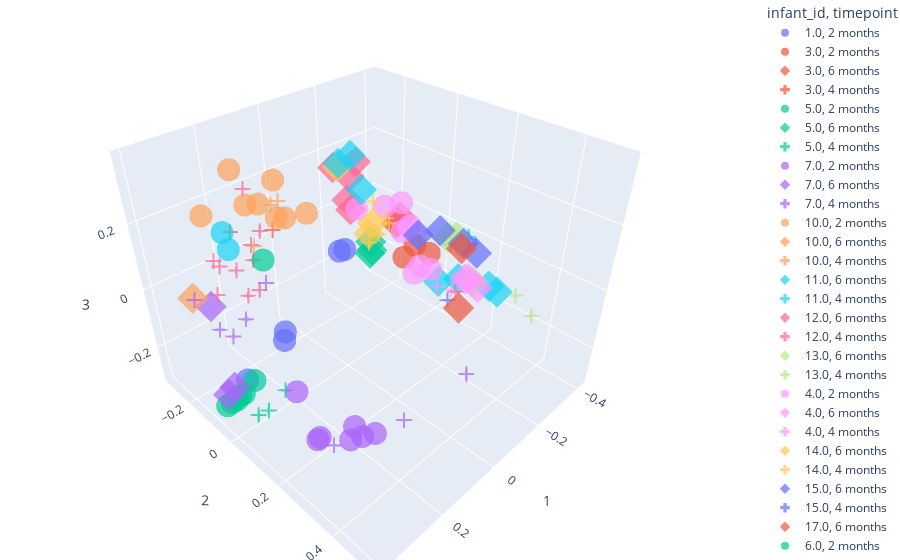

Notebook code cell kept with this figure:
### Markdown cell above
### Infant + Timepoint clustering

### Code cell
fig = px.scatter_3d(pcoa_braycurtis_metadata_merged,
                    x=1,
                    y=2,
                    z=3,
                    color='infant_id',
                    symbol='timepoint',
                    symbol_map={
                    "2 months": "circle",
                    "4 months": "cross",
                    "6 months": "diamond"},
                    opacity=0.7)

fig.update_layout(margin=dict(l=0, r=0, b=0, t=0))
fig.show()

### Figure 1 — Plotly figure (JSON) as saved in the notebook; plotly's stock layout.template omitted (floating-point values rounded to 4 significant figures)
{"data": [{"hovertemplate": "infant_id=1.0<br>timepoint=2 months<br>1=%{x}<br>2=%{y}<br>3=%{z}<extra></extra>", "legendgroup": "1.0, 2 months", "marker": {"color": "#636efa", "opacity": 0.7, "symbol": "circle"}, "mode": "markers", "name": "1.0, 2 months", "scene": "scene", "showlegend": true, "type": "scatter3d", "x": [0.283, 0.09099, -0.2186, -0.1751, 0.0775], "y": [-0.1105, -0.1864, -0.2439, -0.2213, -0.1976], "z": [-0.274, -0.2896, -0.126, -0.1026, -0.27]}, {"hovertemplate": "infant_id=3.0<br>timepoint=2 months<br>1=%{x}<br>2=%{y}<br>3=%{z}<extra></extra>", "legendgroup": "3.0, 2 months", "marker": {"color": "#EF553B", "opacity": 0.7, "symbol": "circle"}, "mode": "markers", "name": "3.0, 2 months", "scene": "scene", "showlegend": true, "type": "scatter3d", "x": [0.05686, 0.0979, 0.07062], "y": [0.3368, 0.3004, 0.3071], "z": [0.2516, 0.244, 0.2659]}, {"hovertemplate": "infant_id=3.0<br>timepoint=6 months<br>1=%{x}<br>2=%{y}<br>3=%{z}<extra></extra>", "legendgroup": "3.0, 6 months", "marker": {"color": "#EF553B", "opacity": 0.7, "symbol": "diamond"}, "mode": "markers", "name": "3.0, 6 months", "scene": "scene", "showlegend": true, "type": "scatter3d", "x": [-0.2632, -0.3262], "y": [-0.05339, -0.1195], "z": [0.03761, -0.02044]}, {"hovertemplate": "infant_id=3.0<br>timepoint=4 months<br>1=%{x}<br>2=%{y}<br>3=%{z}<extra></extra>", "legendgroup": "3.0, 4 months", "marker": {"color": "#EF553B", "opacity": 0.7, "symbol": "cross"}, "mode": "markers", "name": "3.0, 4 months", "scene": "scene", "showlegend": true, "type": "scatter3d", "x": [0.25, 0.2218], "y": [-0.1456, -0.003058], "z": [0.1818, 0.2365]}, {"hovertemplate": "infant_id=5.0<br>timepoint=2 months<br>1=%{x}<br>2=%{y}<br>3=%{z}<extra></extra>", "legendgroup": "5.0, 2 months", "marker": {"color": "#00cc96", "opacity": 0.7, "symbol": "circle"}, "mode": "markers", "name": "5.0, 2 months", "scene": "scene", "showlegend": true, "type": "scatter3d", "x": [0.3391, 0.3773, 0.3569, 0.3159, 0.3382, 0.2789, 0.3258], "y": [-0.08845, -0.07303, -0.08309, -0.0829, -0.08612, -0.07948, -0.08552], "z": [-0.2862, -0.2804, -0.2901, -0.2849, -0.2951, -0.2575, -0.2854]}, {"hovertemplate": "infant_id=5.0<br>timepoint=6 months<br>1=%{x}<br>2=%{y}<br>3=%{z}<extra></extra>", "legendgroup": "5.0, 6 months", "marker": {"color": "#00cc96", "opacity": 0.7, "symbol": "diamond"}, "mode": "markers", "name": "5.0, 6 months", "scene": "scene", "showlegend": true, "type": "scatter3d", "x": [-0.2592, -0.2582, -0.2486], "y": [-0.1645, -0.1588, -0.1574], "z": [-0.07951, -0.1074, -0.1144]}, {"hovertemplate": "infant_id=5.0<br>timepoint=4 months<br>1=%{x}<br>2=%{y}<br>3=%{z}<extra></extra>", "legendgroup": "5.0, 4 months", "marker": {"color": "#00cc96", "opacity": 0.7, "symbol": "cross"}, "mode": "markers", "name": "5.0, 4 months", "scene": "scene", "showlegend": true, "type": "scatter3d", "x": [0.2257, 0.2942, 0.3264], "y": [-0.01355, -0.003893, -0.005877], "z": [-0.2861, -0.3085, -0.3034]}, {"hovertemplate": "infant_id=7.0<br>timepoint=2 months<br>1=%{x}<br>2=%{y}<br>3=%{z}<extra></extra>", "legendgroup": "7.0, 2 months", "marker": {"color": "#ab63fa", "opacity": 0.7, "symbol": "circle"}, "mode": "markers", "name": "7.0, 2 months", "scene": "scene", "showlegend": true, "type": "scatter3d", "x": [0.2471, 0.2383, 0.2798, 0.2402], "y": [0.3178, 0.3526, 0.1132, 0.2829], "z": [-0.1953, -0.1642, -0.1658, -0.1929]}, {"hovertemplate": "infant_id=7.0<br>timepoint=6 months<br>1=%{x}<br>2=%{y}<br>3=%{z}<extra></extra>", "legendgroup": "7.0, 6 months", "marker": {"color": "#ab63fa", "opacity": 0.7, "symbol": "diamond"}, "mode": "markers", "name": "7.0, 6 months", "scene": "scene", "showlegend": true, "type": "scatter3d", "x": [0.3333, 0.3723, 0.3548], "y": [-0.1508, -0.06561, -0.0579], "z": [-0.008202, -0.2369, -0.2153]}, {"hovertemplate": "infant_id=7.0<br>timepoint=4 months<br>1=%{x}<br>2=%{y}<br>3=%{z}<extra></extra>", "legendgroup": "7.0, 4 months", "marker": {"color": "#ab63fa", "opacity": 0.7, "symbol": "cross"}, "mode": "markers", "name": "7.0, 4 months", "scene": "scene", "showlegend": true, "type": "scatter3d", "x": [0.3002, -0.002833], "y": [0.2735, 0.4253], "z": [-0.2196, -0.08533]}, {"hovertemplate": "infant_id=10.0<br>timepoint=2 months<br>1=%{x}<br>2=%{y}<br>3=%{z}<extra></extra>", "legendgroup": "10.0, 2 months", "marker": {"color": "#FFA15A", "opacity": 0.7, "symbol": "circle"}, "mode": "markers", "name": "10.0, 2 months", "scene": "scene", "showlegend": true, "type": "scatter3d", "x": [0.2051, 0.2398, 0.2146, 0.2584, 0.244], "y": [0.1061, 0.07237, 0.005671, 0.002685, 0.04739], "z": [0.3183, 0.3073, 0.3663, 0.3216, 0.2995]}, {"hovertemplate": "infant_id=10.0<br>timepoint=6 months<br>1=%{x}<br>2=%{y}<br>3=%{z}<extra></extra>", "legendgroup": "10.0, 6 months", "marker": {"color": "#FFA15A", "opacity": 0.7, "symbol": "diamond"}, "mode": "markers", "name": "10.0, 6 months", "scene": "scene", "showlegend": true, "type": "scatter3d", "x": [0.3836], "y": [-0.1403], "z": [0.05081]}, {"hovertemplate": "infant_id=10.0<br>timepoint=4 months<br>1=%{x}<br>2=%{y}<br>3=%{z}<extra></extra>", "legendgroup": "10.0, 4 months", "marker": {"color": "#FFA15A", "opacity": 0.7, "symbol": "cross"}, "mode": "markers", "name": "10.0, 4 months", "scene": "scene", "showlegend": true, "type": "scatter3d", "x": [0.1974], "y": [-0.006352], "z": [0.3026]}, {"hovertemplate": "infant_id=11.0<br>timepoint=6 months<br>1=%{x}<br>2=%{y}<br>3=%{z}<extra></extra>", "legendgroup": "11.0, 6 months", "marker": {"color": "#19d3f3", "opacity": 0.7, "symbol": "diamond"}, "mode": "markers", "name": "11.0, 6 months", "scene": "scene", "showlegend": true, "type": "scatter3d", "x": [-0.1088, -0.1225, -0.1148, -0.1546], "y": [0.2359, 0.3811, 0.2937, 0.3859], "z": [0.04355, 0.09486, 0.0778, 0.06357]}, {"hovertemplate": "infant_id=11.0<br>timepoint=4 months<br>1=%{x}<br>2=%{y}<br>3=%{z}<extra></extra>", "legendgroup": "11.0, 4 months", "marker": {"color": "#19d3f3", "opacity": 0.7, "symbol": "cross"}, "mode": "markers", "name": "11.0, 4 months", "scene": "scene", "showlegend": true, "type": "scatter3d", "x": [-0.4143, -0.378, -0.285], "y": [0.03114, 0.1233, 0.1927], "z": [-0.07215, 0.01167, 0.07582]}, {"hovertemplate": "infant_id=12.0<br>timepoint=6 months<br>1=%{x}<br>2=%{y}<br>3=%{z}<extra></extra>", "legendgroup": "12.0, 6 months", "marker": {"color": "#FF6692", "opacity": 0.7, "symbol": "diamond"}, "mode": "markers", "name": "12.0, 6 months", "scene": "scene", "showlegend": true, "type": "scatter3d", "x": [-0.2474, -0.1332, -0.2507, -0.2501, -0.2014, -0.3309], "y": [-0.2577, -0.1884, -0.2454, -0.2471, -0.1673, -0.1077], "z": [0.03803, 0.2118, 0.007769, 0.1214, 0.2132, 0.005898]}, {"hovertemplate": "infant_id=12.0<br>timepoint=4 months<br>1=%{x}<br>2=%{y}<br>3=%{z}<extra></extra>", "legendgroup": "12.0, 4 months", "marker": {"color": "#FF6692", "opacity": 0.7, "symbol": "cross"}, "mode": "markers", "name": "12.0, 4 months", "scene": "scene", "showlegend": true, "type": "scatter3d", "x": [0.264, 0.176, 0.1691, 0.1563, 0.1957, 0.2996, 0.2866, 0.2221, 0.1039, 0.1789], "y": [-0.1979, -0.1794, -0.1835, -0.1884, -0.1879, -0.1689, -0.1837, -0.1876, -0.2331, -0.1671], "z": [0.06033, 0.262, 0.09093, -0.06652, -0.0655, 0.001823, 0.0949, 0.03256, 0.08555, 0.05465]}, {"hovertemplate": "infant_id=13.0<br>timepoint=6 months<br>1=%{x}<br>2=%{y}<br>3=%{z}<extra></extra>", "legendgroup": "13.0, 6 months", "marker": {"color": "#B6E880", "opacity": 0.7, "symbol": "diamond"}, "mode": "markers", "name": "13.0, 6 months", "scene": "scene", "showlegend": true, "type": "scatter3d", "x": [-0.279, -0.3742, -0.2022], "y": [0.1545, 0.05068, 0.2758], "z": [0.06746, -0.02036, 0.01598]}, {"hovertemplate": "infant_id=13.0<br>timepoint=4 months<br>1=%{x}<br>2=%{y}<br>3=%{z}<extra></extra>", "legendgroup": "13.0, 4 months", "marker": {"color": "#B6E880", "opacity": 0.7, "symbol": "cross"}, "mode": "markers", "name": "13.0, 4 months", "scene": "scene", "showlegend": true, "type": "scatter3d", "x": [-0.1075, -0.09996], "y": [0.515, 0.4704], "z": [0.08693, 0.1252]}, {"hovertemplate": "infant_id=4.0<br>timepoint=2 months<br>1=%{x}<br>2=%{y}<br>3=%{z}<extra></extra>", "legendgroup": "4.0, 2 months", "marker": {"color": "#FF97FF", "opacity": 0.7, "symbol": "circle"}, "mode": "markers", "name": "4.0, 2 months", "scene": "scene", "showlegend": true, "type": "scatter3d", "x": [-0.342, -0.3388, -0.364, -0.3698, -0.3817, -0.3774, -0.2496, -0.1765, -0.3698], "y": [-0.05151, -0.02517, -0.1343, -0.005731, -0.11, -0.1128, -0.09586, -0.1391, -0.1338], "z": [-0.186, -0.1431, 0.03092, -0.1627, -0.04909, -0.057, 0.07851, 0.07989, -0.07599]}, {"hovertemplate": "infant_id=4.0<br>timepoint=6 months<br>1=%{x}<br>2=%{y}<br>3=%{z}<extra></extra>", "legendgroup": "4.0, 6 months", "marker": {"color": "#FF97FF", "opacity": 0.7, "symbol": "diamond"}, "mode": "markers", "name": "4.0, 6 months", "scene": "scene", "showlegend": true, "type": "scatter3d", "x": [-0.3763, -0.3722, -0.3379], "y": [0.1255, 0.1412, 0.2008], "z": [-0.1376, -0.1261, -0.1113]}, {"hovertemplate": "infant_id=4.0<br>timepoint=4 months<br>1=%{x}<br>2=%{y}<br>3=%{z}<extra></extra>", "legendgroup": "4.0, 4 months", "marker": {"color": "#FF97FF", "opacity": 0.7, "symbol": "cross"}, "mode": "markers", "name": "4.0, 4 months", "scene": "scene", "showlegend": true, "type": "scatter3d", "x": [-0.2654, -0.2121, -0.2916], "y": [0.16, 0.1492, 0.0241], "z": [-0.1029, -0.0698, 0.01603]}, {"hovertemplate": "infant_id=14.0<br>timepoint=6 months<br>1=%{x}<br>2=%{y}<br>3=%{z}<extra></extra>", "legendgroup": "14.0, 6 months", "marker": {"color": "#FECB52", "opacity": 0.7, "symbol": "diamond"}, "mode": "markers", "name": "14.0, 6 months", "scene": "scene", "showlegend": true, "type": "scatter3d", "x": [-0.2499, -0.3298, -0.3432], "y": [-0.302, -0.2447, -0.2413], "z": [0.1356, -0.1145, -0.07902]}, {"hovertemplate": "infant_id=14.0<br>timepoint=4 months<br>1=%{x}<br>2=%{y}<br>3=%{z}<extra></extra>", "legendgroup": "14.0, 4 months", "marker": {"color": "#FECB52", "opacity": 0.7, "symbol": "cross"}, "mode": "markers", "name": "14.0, 4 months", "scene": "scene", "showlegend": true, "type": "scatter3d", "x": [-0.2729, -0.304, -0.3256, -0.3306, -0.3395], "y": [-0.1864, -0.1749, -0.1497, -0.1673, -0.2363], "z": [-0.09856, -0.07622, -0.0339, -0.02408, 0.004841]}, {"hovertemplate": "infant_id=15.0<br>timepoint=6 months<br>1=%{x}<br>2=%{y}<br>3=%{z}<extra></extra>", "legendgroup": "15.0, 6 months", "marker": {"color": "#636efa", "opacity": 0.7, "symbol": "diamond"}, "mode": "markers", "name": "15.0, 6 months", "scene": "scene", "showlegend": true, "type": "scatter3d", "x": [-0.2568, -0.3685, -0.4028, -0.3139], "y": [0.03353, 0.02335, 0.0888, 0.2019], "z": [0.03219, -0.0052, -0.03716, 0.02064]}, {"hovertemplate": "infant_id=15.0<br>timepoint=4 months<br>1=%{x}<br>2=%{y}<br>3=%{z}<extra></extra>", "legendgroup": "15.0, 4 months", "marker": {"color": "#636efa", "opacity": 0.7, "symbol": "cross"}, "mode": "markers", "name": "15.0, 4 months", "scene": "scene", "showlegend": true, "type": "scatter3d", "x": [-0.1963], "y": [0.2031], "z": [-0.0814]}, {"hovertemplate": "infant_id=17.0<br>timepoint=6 months<br>1=%{x}<br>2=%{y}<br>3=%{z}<extra></extra>", "legendgroup": "17.0, 6 months", "marker": {"color": "#EF553B", "opacity": 0.7, "symbol": "diamond"}, "mode": "markers", "name": "17.0, 6 months", "scene": "scene", "showlegend": true, "type": "scatter3d", "x": [-0.1142, -0.3083], "y": [0.3031, 0.1529], "z": [-0.009532, 0.01649]}, {"hovertemplate": "infant_id=6.0<br>timepoint=2 months<br>1=%{x}<br>2=%{y}<br>3=%{z}<extra></extra>", "legendgroup": "6.0, 2 months", "marker": {"color": "#00cc96", "opacity": 0.7, "symbol": "circle"}, "mode": "markers", "name": "6.0, 2 months", "scene": "scene", "showlegend": true, "type": "scatter3d", "x": [0.2106], "y": [-0.07364], "z": [0.1139]}, {"hovertemplate": "infant_id=8.0<br>timepoint=2 months<br>1=%{x}<br>2=%{y}<br>3=%{z}<extra></extra>", "legendgroup": "8.0, 2 months", "marker": {"color": "#ab63fa", "opacity": 0.7, "symbol": "circle"}, "mode": "markers", "name": "8.0, 2 months", "scene": "scene", "showlegend": true, "type": "scatter3d", "x": [0.3267, 0.2629, 0.3201], "y": [0.2451, 0.2926, 0.2462], "z": [-0.2013, -0.2146, -0.1978]}, {"hovertemplate": "infant_id=8.0<br>timepoint=4 months<br>1=%{x}<br>2=%{y}<br>3=%{z}<extra></extra>", "legendgroup": "8.0, 4 months", "marker": {"color": "#ab63fa", "opacity": 0.7, "symbol": "cross"}, "mode": "markers", "name": "8.0, 4 months", "scene": "scene", "showlegend": true, "type": "scatter3d", "x": [0.1902, 0.3633, 0.3837, 0.3497, 0.3982, 0.2816], "y": [0.3995, -0.009541, -0.03127, 0.03714, -0.104, 0.03414], "z": [-0.1199, -0.006792, 0.01331, 0.065, 0.07245, 0.1331]}, {"hovertemplate": "infant_id=9.0<br>timepoint=2 months<br>1=%{x}<br>2=%{y}<br>3=%{z}<extra></extra>", "legendgroup": "9.0, 2 months", "marker": {"color": "#FFA15A", "opacity": 0.7, "symbol": "circle"}, "mode": "markers", "name": "9.0, 2 months", "scene": "scene", "showlegend": true, "type": "scatter3d", "x": [0.2518, 0.2409, 0.3171], "y": [-0.06058, -0.1268, -0.1536], "z": [0.292, 0.3551, 0.252]}, {"hovertemplate": "infant_id=9.0<br>timepoint=4 months<br>1=%{x}<br>2=%{y}<br>3=%{z}<extra></extra>", "legendgroup": "9.0, 4 months", "marker": {"color": "#FFA15A", "opacity": 0.7, "symbol": "cross"}, "mode": "markers", "name": "9.0, 4 months", "scene": "scene", "showlegend": true, "type": "scatter3d", "x": [0.2027, 0.1468], "y": [-0.119, -0.1082], "z": [0.1318, 0.2332]}, {"hovertemplate": "infant_id=2.0<br>timepoint=2 months<br>1=%{x}<br>2=%{y}<br>3=%{z}<extra></extra>", "legendgroup": "2.0, 2 months", "marker": {"color": "#19d3f3", "opacity": 0.7, "symbol": "circle"}, "mode": "markers", "name": "2.0, 2 months", "scene": "scene", "showlegend": true, "type": "scatter3d", "x": [0.2825, 0.2829], "y": [-0.111, -0.1276], "z": [0.1608, 0.2021]}, {"hovertemplate": "infant_id=2.0<br>timepoint=6 months<br>1=%{x}<br>2=%{y}<br>3=%{z}<extra></extra>", "legendgroup": "2.0, 6 months", "marker": {"color": "#19d3f3", "opacity": 0.7, "symbol": "diamond"}, "mode": "markers", "name": "2.0, 6 months", "scene": "scene", "showlegend": true, "type": "scatter3d", "x": [-0.03696, 0.01263, 0.01453], "y": [0.02787, -0.0007385, 0.04519], "z": [0.2576, 0.3372, 0.3737]}, {"hovertemplate": "infant_id=16.0<br>timepoint=4 months<br>1=%{x}<br>2=%{y}<br>3=%{z}<extra></extra>", "legendgroup": "16.0, 4 months", "marker": {"color": "#FF6692", "opacity": 0.7, "symbol": "cross"}, "mode": "markers", "name": "16.0, 4 months", "scene": "scene", "showlegend": true, "type": "scatter3d", "x": [-0.2021], "y": [0.2237], "z": [-0.04435]}], "layout": {"legend": {"title": {"text": "infant_id, timepoint"}, "tracegroupgap": 0}, "margin": {"b": 0, "l": 0, "r": 0, "t": 0}, "scene": {"domain": {"x": [0, 1], "y": [0, 1]}, "xaxis": {"title": {"text": "1"}}, "yaxis": {"title": {"text": "2"}}, "zaxis": {"title": {"text": "3"}}}}}
